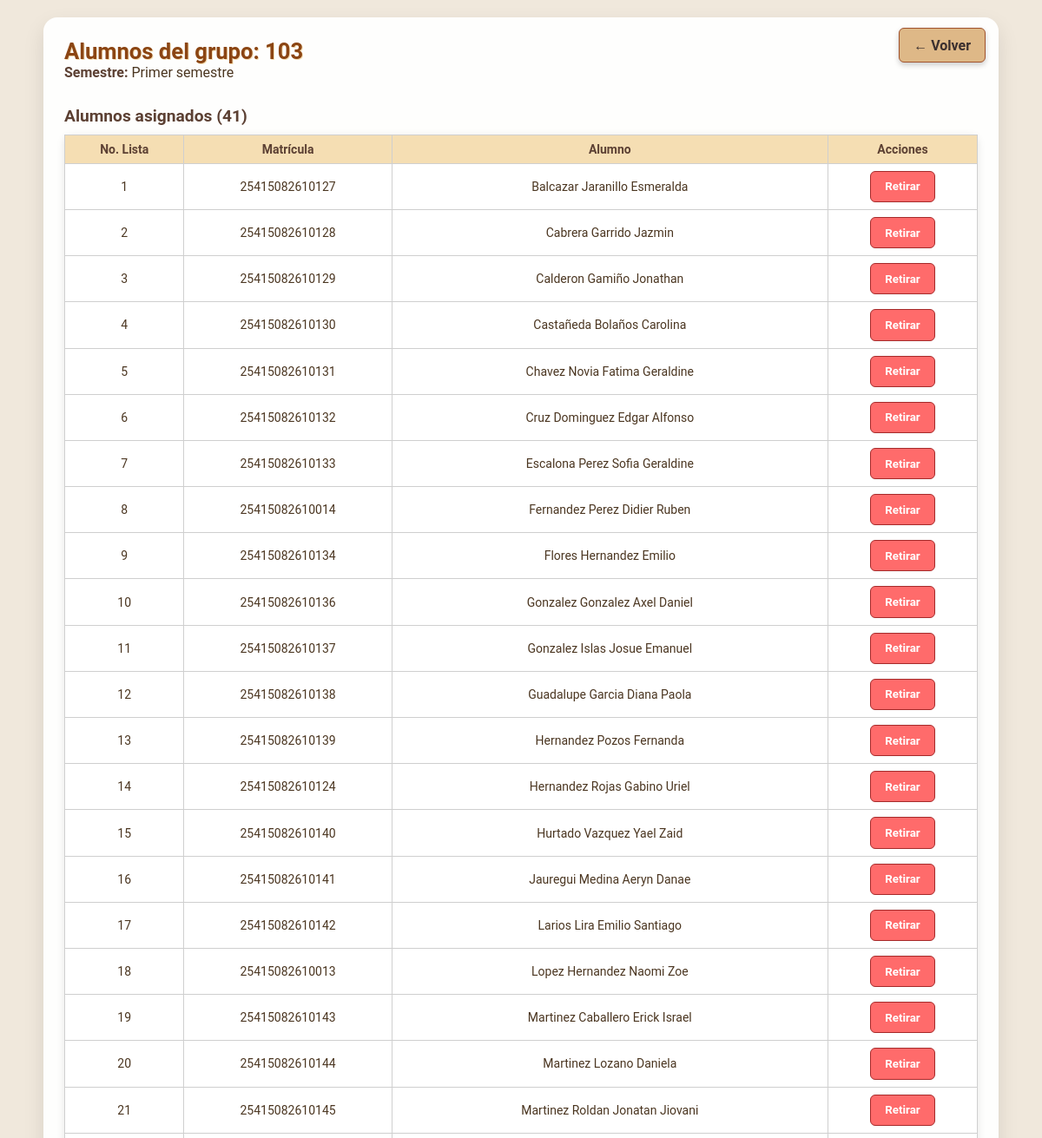
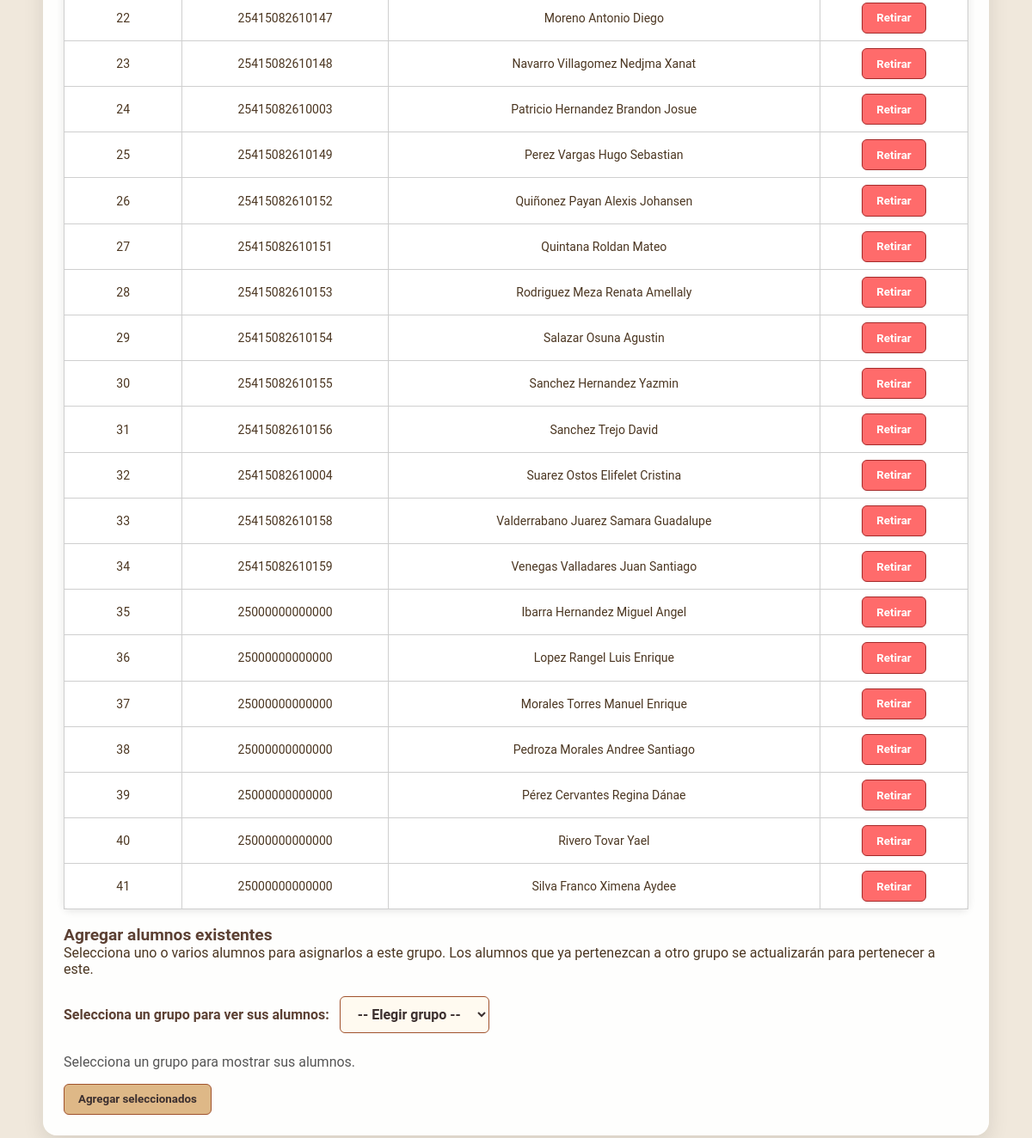
/administrador/agregarAlumnosGrupo.php?idGrupo=10236290 (signed in), run on the app's committed database (2 pictures, top to bottom).
### tables this page shows
CREATE TABLE `grupo` (
  `idGrupo` int(11) NOT NULL,
  `nombre` varchar(50) NOT NULL,
  `semestre` varchar(50) NOT NULL,
  `tutor` varchar(50) NOT NULL
);

CREATE TABLE `alumno` (
  `id_alumno` int(11) NOT NULL,
  `numero_lista` int(11) NOT NULL,
  `matricula` bigint(20) NOT NULL,
  `apellidos` varchar(100) NOT NULL,
  `nombre` varchar(100) NOT NULL,
  `telefono` bigint(11) NOT NULL,
  `id_grupo` int(11) DEFAULT NULL,
  `curp` varchar(50) NOT NULL,
  `foto_ruta` varchar(255) DEFAULT NULL,
  `foto_nombre` varchar(100) DEFAULT NULL
);

### administrador/agregarAlumnosGrupo.php (the view, shortened to what this page needs)
<?php
require_once __DIR__ . "/../assets/sentenciasSQL/Conexion.php";
$idGrupo = intval($_GET['idGrupo']);
$stmtG = $pdo->prepare('SELECT * FROM grupo WHERE idGrupo = :id');
$stmtG->execute([':id' => $idGrupo]);
$grupo = $stmtG->fetch(PDO::FETCH_ASSOC);
$stmt = $pdo->prepare('SELECT id_alumno, matricula, nombre, apellidos FROM alumno WHERE id_grupo = :idGrupo');
$stmt->execute([':idGrupo' => $idGrupo]);
$alumnosGrupo = $stmt->fetchAll(PDO::FETCH_ASSOC);
$stmt2 = $pdo->prepare('SELECT id_alumno, matricula, nombre, apellidos, numero_lista, id_grupo FROM alumno WHERE id_grupo IS NULL OR id_grupo != :idGrupo ORDER BY apellidos, nombre');
$stmt2->execute([':idGrupo' => $idGrupo]);
$alumnosDisponibles = $stmt2->fetchAll(PDO::FETCH_ASSOC);
?>
<!doctype html>
<html lang="es">
<head>
	 <link rel="stylesheet" href="css/menu.css?v=2.1">
</head>
<body>
	<div class="box">
		<a class="btn back" href="gruposCreados.php">&#8592; Volver</a>
		<h1>Alumnos del grupo: <?= htmlspecialchars($grupo['nombre']) ?></h1>
		<p><strong>Semestre:</strong> <?= htmlspecialchars($grupo['semestre']) ?></p>
		<h3>Alumnos asignados (<?= count($alumnosGrupo) ?>)</h3>
		<?php if (empty($alumnosGrupo)): ?>
			<p>No hay alumnos asignados a este grupo.</p>
		<?php else: ?>
			<div class="tabla-container">
<table class="tabla-alumnos">
<thead>
	<tr>
		<th>No. Lista</th>
		<th>Matrícula</th>
		<th>Alumno</th>
		<th>Acciones</th>
	</tr>
</thead>
<tbody>
<?php $contador = 1; ?>
<?php foreach ($alumnosGrupo as $al): ?>
<tr>
	<td><?= $contador ?></td>
	<td><?= htmlspecialchars($al['matricula']) ?></td>
	<td><?= htmlspecialchars($al['apellidos'].' '.$al['nombre']) ?></td>
	<td>
		<form method="post" onsubmit="return confirm('¿Retirar a este alumno del grupo?');">
			<button type="submit" name="remove" class="btn btn-danger">Retirar</button>
		</form>
	</td>
</tr>
<?php $contador++; ?>
<?php endforeach; ?>
</tbody>
</table>
</div>
		<?php endif; ?>
<h3 style="margin-top:18px">Agregar alumnos existentes</h3>
<p>Selecciona uno o varios alumnos para asignarlos a este grupo. Los alumnos que ya pertenezcan a otro grupo se actualizarán para pertenecer a este.</p>
<?php if (empty($alumnosDisponibles)): ?>
	<p>No hay alumnos disponibles en el sistema.</p>
<?php else: ?>
	<form method="post">
		<label for="grupoSelect"><strong>Selecciona un grupo para ver sus alumnos:</strong></label>
		<select id="grupoSelect" required class="btn" style="margin-left:8px;">
			<option value="">-- Elegir grupo --</option>
		</select>
		<div id="contenedorAlumnos" style="margin-top:16px;">
			<p style="color:#555;">Selecciona un grupo para mostrar sus alumnos.</p>
		</div>
		<div style="margin-top:12px;">
			<button type="submit" name="add" class="btn">Agregar seleccionados</button>
		</div>
	</form>
<?php endif; ?>

### administrador/css/menu.css (style rules this page uses)
* { margin: 0; padding: 0; box-sizing: border-box; font-family: "Roboto", sans-serif; }
html, body { height: 100%; scroll-behavior: smooth; }

### administrador/agregarAlumnosGrupo.php (style rules this page uses)
html, body { margin: 0; padding: 0; font-family: 'Segoe UI', Tahoma, Geneva, Verdana, sans-serif; background-color: #f0e8dc; display: flex; justify-content: center; padding: 10px; }
.box { position: relative; background-color: rgba(255, 255, 255, 0.95); border-radius: 16px; padding: 1.5rem; box-shadow: 0 10px 25px rgba(0, 0, 0, 0.1); width: 100%; max-width: 1100px; overflow-x: auto; }
h1 { font-size: 1.6rem; color: #8b4513; text-shadow: 1px 1px #f5deb3; margin: 0; }
p, h3, h4 { color: #4b3621; }
p { margin-bottom: 1rem; }
h3 { font-size: 1.2rem; color: #5c4033; margin-top: 1.8rem; }
.back { position: absolute; top: 12px; right: 15px; background-color: #a0522d; color: #fff; text-decoration: none; font-weight: bold; padding: 8px 14px; border-radius: 8px; transition: all 0.3s ease; box-shadow: 0 3px 6px rgba(0,0,0,0.2); }
table { width: 100%; border-collapse: collapse; font-size: 14px; min-width: 900px; background-color: #fff; border-radius: 8px; box-shadow: 0 2px 10px rgba(0,0,0,0.1); margin-top: 10px; }
th, td { border: 1px solid #cfcfcf; padding: 8px; text-align: center; }
th { background-color: #f5deb3; color: #5c4033; }
td { color: #4b3621; }
select, input[type="number"], input[type="text"] { padding: 0.5rem 0.8rem; border: 1px solid #c2a88c; border-radius: 6px; background-color: rgba(255, 250, 240, 0.95); font-size: 1rem; color: #5c4033; transition: border-color 0.2s ease; }
.btn { padding: 0.6rem 1rem; background-color: #deb887; color: #3b2f2f; border: 1px solid #a0522d; border-radius: 6px; cursor: pointer; font-weight: bold; transition: background-color 0.3s ease, transform 0.1s ease; }
.btn-danger { background-color: #ff6b6b; color: #fff; border: 1px solid #a52a2a; }
#contenedorAlumnos { margin-top: 10px; }
#grupoSelect { margin-top: 6px; margin-bottom: 8px; background-color: #fffaf0; }
strong { color: #5c4033; }
.tabla-container { display:block; }

### data on the page
grupo: nombre "103", semestre "Primer semestre"
alumno: matricula "25415082610127", apellidos+nombre "Balcazar Jaranillo Esmeralda"
alumno: matricula "25415082610128", apellidos+nombre "Cabrera Garrido Jazmin"
alumno: matricula "25415082610129", apellidos+nombre "Calderon Gamiño Jonathan"
alumno: matricula "25415082610130", apellidos+nombre "Castañeda Bolaños Carolina"
alumno: matricula "25415082610131", apellidos+nombre "Chavez Novia Fatima Geraldine"
alumno: matricula "25415082610132", apellidos+nombre "Cruz Dominguez Edgar Alfonso"
alumno: matricula "25415082610133", apellidos+nombre "Escalona Perez Sofia Geraldine"
alumno: matricula "25415082610014", apellidos+nombre "Fernandez Perez Didier Ruben"
alumno: matricula "25415082610134", apellidos+nombre "Flores Hernandez Emilio"
alumno: matricula "25415082610136", apellidos+nombre "Gonzalez Gonzalez Axel Daniel"
alumno: matricula "25415082610137", apellidos+nombre "Gonzalez Islas Josue Emanuel"
alumno: matricula "25415082610138", apellidos+nombre "Guadalupe Garcia Diana Paola"
alumno: matricula "25415082610139", apellidos+nombre "Hernandez Pozos Fernanda"
alumno: matricula "25415082610124", apellidos+nombre "Hernandez Rojas Gabino Uriel"
alumno: matricula "25415082610140", apellidos+nombre "Hurtado Vazquez Yael Zaid"
alumno: matricula "25415082610141", apellidos+nombre "Jauregui Medina Aeryn Danae"
alumno: matricula "25415082610142", apellidos+nombre "Larios Lira Emilio Santiago"
alumno: matricula "25415082610013", apellidos+nombre "Lopez Hernandez Naomi Zoe"
alumno: matricula "25415082610143", apellidos+nombre "Martinez Caballero Erick Israel"
alumno: matricula "25415082610144", apellidos+nombre "Martinez Lozano Daniela"
alumno: matricula "25415082610145", apellidos+nombre "Martinez Roldan Jonatan Jiovani"
alumno: matricula "25415082610147", apellidos+nombre "Moreno Antonio Diego"
alumno: matricula "25415082610148", apellidos+nombre "Navarro Villagomez Nedjma Xanat"
alumno: matricula "25415082610003", apellidos+nombre "Patricio Hernandez Brandon Josue"
alumno: matricula "25415082610149", apellidos+nombre "Perez Vargas Hugo Sebastian"
alumno: matricula "25415082610152", apellidos+nombre "Quiñonez Payan Alexis Johansen"
alumno: matricula "25415082610151", apellidos+nombre "Quintana Roldan Mateo"
alumno: matricula "25415082610153", apellidos+nombre "Rodriguez Meza Renata Amellaly"
alumno: matricula "25415082610154", apellidos+nombre "Salazar Osuna Agustin"
alumno: matricula "25415082610155", apellidos+nombre "Sanchez Hernandez Yazmin"
alumno: matricula "25415082610156", apellidos+nombre "Sanchez Trejo David"
alumno: matricula "25415082610004", apellidos+nombre "Suarez Ostos Elifelet Cristina"
alumno: matricula "25415082610158", apellidos+nombre "Valderrabano Juarez Samara Guadalupe"
alumno: matricula "25415082610159", apellidos+nombre "Venegas Valladares Juan Santiago"
alumno: matricula "25000000000000", apellidos+nombre "Ibarra Hernandez Miguel Angel"
alumno: matricula "25000000000000", apellidos+nombre "Lopez Rangel Luis Enrique"
alumno: matricula "25000000000000", apellidos+nombre "Morales Torres Manuel Enrique"
alumno: matricula "25000000000000", apellidos+nombre "Pedroza Morales Andree Santiago"
alumno: matricula "25000000000000", apellidos+nombre "Pérez Cervantes Regina Dánae"
alumno: matricula "25000000000000", apellidos+nombre "Rivero Tovar Yael"
alumno: matricula "25000000000000", apellidos+nombre "Silva Franco Ximena Aydee"

### other printed values
count($alumnosGrupo) "41"
